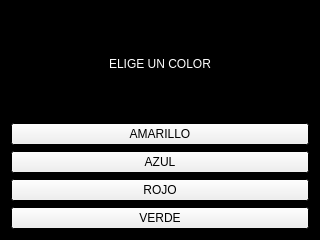
<?xml version="1.0" encoding="UTF-8"?>
<ui version="4.0">
 <class>Form</class>
 <widget class="QWidget" name="Form">
  <property name="geometry">
   <rect>
    <x>0</x>
    <y>0</y>
    <width>320</width>
    <height>240</height>
   </rect>
  </property>
  <property name="palette">
   <palette>
    <active>
     <colorrole role="Base">
      <brush brushstyle="SolidPattern">
       <color alpha="255">
        <red>255</red>
        <green>255</green>
        <blue>255</blue>
       </color>
      </brush>
     </colorrole>
     <colorrole role="Window">
      <brush brushstyle="SolidPattern">
       <color alpha="255">
        <red>0</red>
        <green>0</green>
        <blue>0</blue>
       </color>
      </brush>
     </colorrole>
    </active>
    <inactive>
     <colorrole role="Base">
      <brush brushstyle="SolidPattern">
       <color alpha="255">
        <red>255</red>
        <green>255</green>
        <blue>255</blue>
       </color>
      </brush>
     </colorrole>
     <colorrole role="Window">
      <brush brushstyle="SolidPattern">
       <color alpha="255">
        <red>0</red>
        <green>0</green>
        <blue>0</blue>
       </color>
      </brush>
     </colorrole>
    </inactive>
    <disabled>
     <colorrole role="Base">
      <brush brushstyle="SolidPattern">
       <color alpha="255">
        <red>0</red>
        <green>0</green>
        <blue>0</blue>
       </color>
      </brush>
     </colorrole>
     <colorrole role="Window">
      <brush brushstyle="SolidPattern">
       <color alpha="255">
        <red>0</red>
        <green>0</green>
        <blue>0</blue>
       </color>
      </brush>
     </colorrole>
    </disabled>
   </palette>
  </property>
  <property name="windowTitle">
   <string>Carta color</string>
  </property>
  <layout class="QVBoxLayout" name="verticalLayout">
   <item>
    <layout class="QVBoxLayout" name="verticalLayout_2">
     <item>
      <widget class="QLabel" name="label">
       <property name="text">
        <string>&lt;html&gt;&lt;head/&gt;&lt;body&gt;&lt;p&gt;&lt;span style=&quot; color:#ffffff;&quot;&gt;ELIGE UN COLOR&lt;/span&gt;&lt;/p&gt;&lt;/body&gt;&lt;/html&gt;</string>
       </property>
       <property name="alignment">
        <set>Qt::AlignCenter</set>
       </property>
      </widget>
     </item>
     <item>
      <widget class="QPushButton" name="boton_amarillo">
       <property name="text">
        <string>AMARILLO</string>
       </property>
      </widget>
     </item>
     <item>
      <widget class="QPushButton" name="boton_azul">
       <property name="text">
        <string>AZUL</string>
       </property>
      </widget>
     </item>
     <item>
      <widget class="QPushButton" name="boton_rojo">
       <property name="text">
        <string>ROJO</string>
       </property>
      </widget>
     </item>
     <item>
      <widget class="QPushButton" name="boton_verde">
       <property name="text">
        <string>VERDE</string>
       </property>
      </widget>
     </item>
    </layout>
   </item>
  </layout>
 </widget>
 <resources/>
 <connections/>
</ui>
